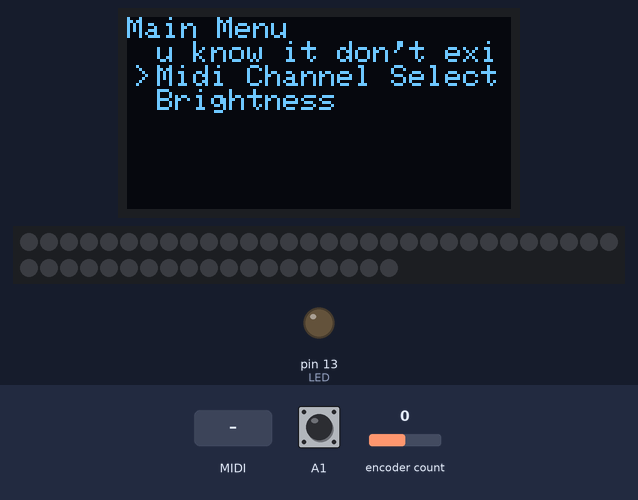
A sketch run on a simulated Arduino Uno, built with avr-gcc and run on an emulated ATmega328P. Shown: 128×64 one-colour display, 49 RGB LEDs in strip order, left to right, continuing on the next row, output pins drawn as LEDs (lit = HIGH). Inputs (shaded band) come from the test bench; at power-on: A1 HIGH, encoder count 0. MIDI output is not drawn.

Above: at 1.3 s.
1.4 s: A1 pulled LOW for 0.15 s
At 2.9 s:
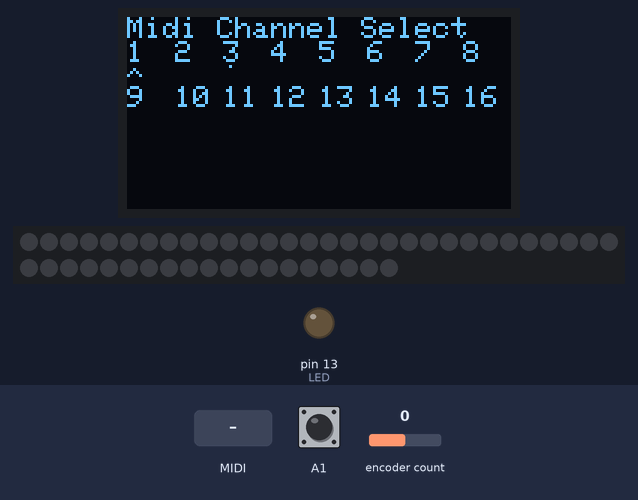
3.6 s: MIDI note 36 received
At 3.75 s:
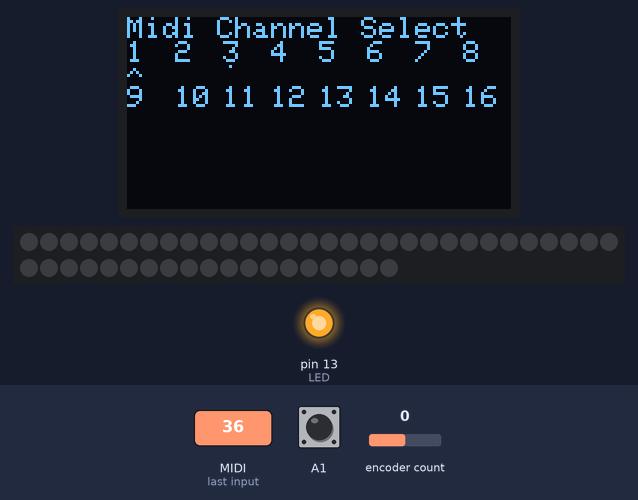
5.4 s: encoder count set to 1
At 5.9 s:
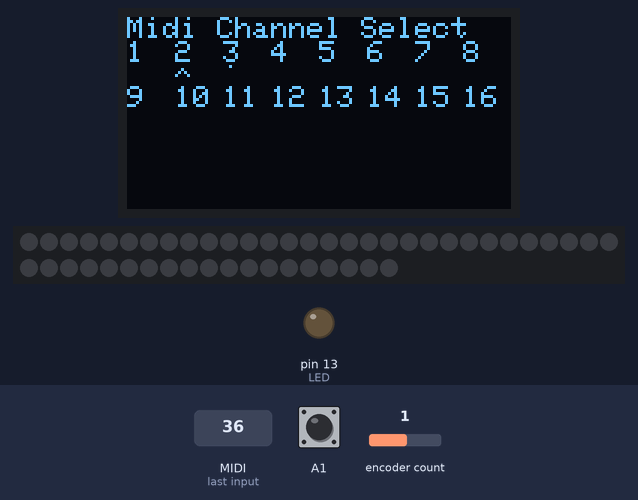
6.9 s: MIDI note 48 received
At 7.05 s:
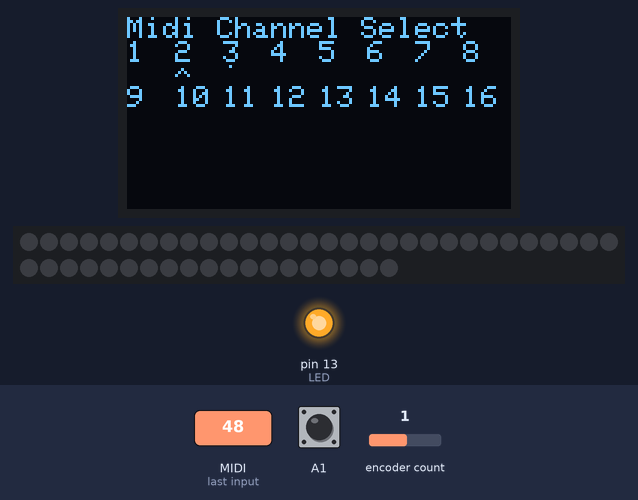
8.7 s: A1 pulled LOW for 1 s
At 10.9 s:
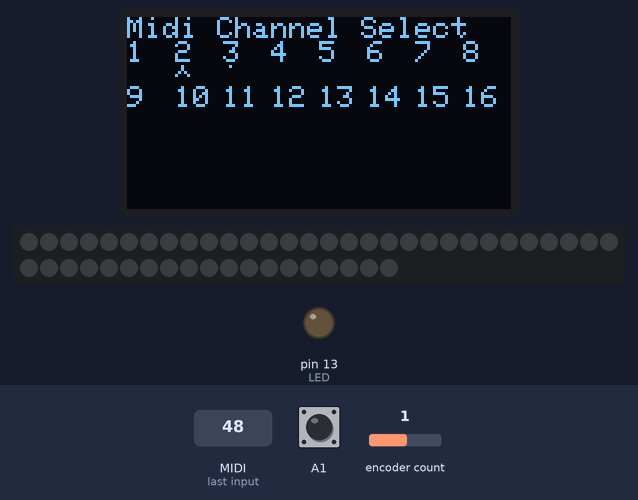
11.8 s: encoder count set to 2
Timing chart, 0 to 14.3 s (numbered marks = the images above; inputs shaded):
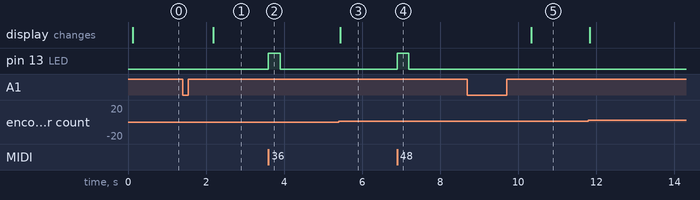

The sketch:

midimonitor.ino
```cpp
#include <MIDI.h>

#include <FastLED.h>

#include <Wire.h>
#include <Adafruit_SSD1306.h>
#include <Adafruit_GFX.h>

#include <ClickEncoder.h>
#include <TimerOne.h>

// Create and bind the MIDI interface to the default hardware Serial port
MIDI_CREATE_DEFAULT_INSTANCE();
#define LED 13           // LED pin on Arduino Uno

#define LED_STRIP_PIN 2
#define NUM_LEDS 49

CRGB leds[NUM_LEDS];


// OLED display TWI address
#define OLED_ADDR   0x3C

Adafruit_SSD1306 display(-1);


ClickEncoder *encoder;
int16_t encoderIncrement;
int16_t last, midiChannelSelect;
byte lastNote, note;

byte currentMenuIndex, currentMenuDepth;
byte ledBrightness = 12;

void timerIsr() {
  encoder->service();
}

int16_t midiChannels;


//class StringName{
//    public:
//        StringName(const String &var): mem_var(var){}
//        String mem_var;
//};
//StringName midiChannelSelectMenu("sdf");

//class CharName{
//    public:
//        CharName(const char var[]): mem_var(var){}
//        char mem_var;
//};
//CharName name("Sample Text");

//class Number{
//    public:
//        Number(int var): mem_var(var){}
//        byte mem_var;
//};
//Number numberInstance(1231);


// typedef function<double(double,double)> myFunctionType
//typedef int myFunctionType;
//typedef void signal_handler(int);
//void bar() {}
//signal_handler foo(int whatever) {
//    //return bar();
//    //return [a](int a) {};
//    return void *
//}


// Base class
class MenuItem {
  public:
    //MenuItem(char x){name=x;}
    //MenuItem(String x)
    //  : name(x)
    //  {}
    //String name;

    //MenuItem(const char var[]): name(var){}
    //MenuItem(char* &var): name(var){} // Don't know what & does
    //MenuItem(void fn): fo(var){}
    MenuItem(char* var): name(var){}
    //MenuItem(char* var) {
    //  dummyVal = 3;
    //  name = var;
    //}
    //MenuItem(byte len) {
    //  dummyVal = len;
    //  name = "byte const";
    //}
    char *name;
    byte dummyVal = 0;

    virtual void displayBody() {
      display.setCursor(10, 10);
      display.print("No Menu To Display");
      display.setCursor(10, 20);
      display.print(dummyVal);
      //int a = 1;
      //[a](int a) {display.clearDisplay();  };
    }

    void displayTitle() {
      display.setCursor(0, 0);
      display.print(name);
    }
    void displayMenu() {
      display.clearDisplay();
      displayTitle();
      displayBody();
      display.display();
    }
    virtual void handleSingleClick() {
      currentMenuDepth = 0;
      displayMainMenu();
    }
    //virtual void handleValueChange(int16_t updateVal) = 0;  // Makes abstract
    virtual void handleValueChange(int16_t updateVal) {
      dummyVal += updateVal;
      displayMenu();
    }

  protected:
    int someProtectedthing = 0;
};

class MidiMenu : public MenuItem {
    public:
    MidiMenu(char* var): MenuItem(var){}
    void handleValueChange(int16_t updateVal) override {
      midiChannelSelect += updateVal + 16; // Extra 16 is to avoid negative numbers
      midiChannelSelect %= 16;
      displayMenu();
    }
    void handleSingleClick(){
      midiChannels = midiChannels ^ 1 << midiChannelSelect;
      displayMenu();
    }

    void displayBody() override {

      //display.clearDisplay();
      //display.setCursor(0, 0);
      //display.print("Midi Channel ");
      //  display.print(midiChannels & value);

      int channelX;
      int channelY;
      bool thisMidiChannelisOn;

      for (int i = 1; i <= 16; i++) {
        channelX = ((i - 1) % 8) * 16;
        channelY = 8 + ((i - 1) / 8) * 15;
        display.setCursor(channelX, channelY);
        display.print(i);
        thisMidiChannelisOn = midiChannels & (1 << (i - 1));
        // // Debug printing
        // if (i == midiChannelSelect) {
        //   display.setCursor(110, 0);
        //   display.print(thisMidiChannelisOn);
        // }
        if (thisMidiChannelisOn) {
          display.drawPixel(channelX + 2, channelY + 8, WHITE);
        }
      }

      display.setCursor((midiChannelSelect * 16) % 128, 16 + 1);
      if (midiChannelSelect < 8) {
        display.print('^');
      } else {
        display.print('v');
      }

      //  display.print(encoder->getAccelerationEnabled() ? "on " : "off");
      //display.display();
    }
};
class BrightnessMenu : public MenuItem {
    public:
    BrightnessMenu(char* var): MenuItem(var){}
    void handleValueChange(int16_t updateVal) override {
      ledBrightness += updateVal;
      if(ledBrightness < 1) ledBrightness = 1;
      if(ledBrightness > 15) ledBrightness = 15;
      displayMenu();
    }
    //void handleSingleClick(){
    //  midiChannels = midiChannels ^ 1 << midiChannelSelect;
    //  displayMenu();
    //}

    void displayBody() override {
      display.setCursor(10, 10);
      display.print(ledBrightness);
    }
};

//char* debugPointerString = "char pointer thing";
//char debugArrayString[] = "char array thing";

MidiMenu midiChannelSelectMenu("Midi Channel Select");
BrightnessMenu brightnessMenu("Brightness");
MenuItem FakeMenu2("Fake menu 2");
MenuItem FakeMenu3("u know it don't exi");
//double d = 24;
//MenuItem FakeMenu3(d);


//class midiChannelSelectMenu: public MenuItem {
//  public:
//    String getName() {return "Midi Channel Select";};
//    void displayBody() {
//      display.setCursor(10, 10);
//      display.print(" do the midi thing");
//    }
//};
//class FakeMenu1: public MenuItem {
//  public:
//    String getName() {return "Fake, the first";};
//    void displayBody() {
//      display.setCursor(10, 10);
//      display.print(" do the fake thing");
//    }
//};
//class FakeMenu2: public MenuItem {
//  public:
//    String getName() {return "Fake menu 2";};
//    void displayBody() {
//      display.setCursor(10, 10);
//      display.print(" do the two thing");
//    }
//};
//class FakeMenu3: public MenuItem {
//  public:
//    String getName() {return "u know it don't exist";};
//    void displayBody() {
//      display.setCursor(10, 10);
//      display.print(" do the don't exist thing");
//    }
//};


void displayAccelerationStatus() {
  display.clearDisplay();
  display.setCursor(19, 1);
  display.print("Acceleration ");
  display.print(encoder->getAccelerationEnabled() ? "on " : "off");
  display.display();
}
void MyHandleNoteOff(byte channel, byte pitch, byte velocity) {
  digitalWrite(LED, LOW); //Turn LED off
  note = pitch;
  leds[note % NUM_LEDS] = 0;
  FastLED.show();
}

void MyHandleNoteOn(byte channel, byte pitch, byte velocity) {

  digitalWrite(LED, HIGH); //Turn LED on

  // is this fine to have bool declaration inside this func?
  bool thisMidiChannelisOn = midiChannels & (1 << (channel - 1));

  if (thisMidiChannelisOn) {

    leds[pitch % NUM_LEDS] = CRGB(
    16*ledBrightness*((channel+0)%3),
    16*ledBrightness*((channel+1)%3),
    16*ledBrightness*((channel+2)%3)
    );
    FastLED.show();

    ////TODO: move this to a menu
    //display.clearDisplay();
    ////last = value;
    //display.setCursor(10, 1);
    //display.print("Note Value: ");
    ////  displayNoteValue(pitch, velocity);
  }

}

void displayNoteValue(byte note, byte velocity) {
  if (note % 11 == 0) {
    display.println("A ");
  } else if (note % 11 == 1) {
    display.println("Bb");
  } else if (note % 11 == 2) {
    display.println("B ");
  } else if (note % 11 == 3) {
    display.println("C ");
  } else if (note % 11 == 4) {
    display.println("Db");
  } else if (note % 11 == 5) {
    display.println("D ");
  } else if (note % 11 == 6) {
    display.println("Eb");
  } else if (note % 11 == 7) {
    display.println("E ");
  } else if (note % 11 == 8) {
    display.println("F ");
  } else if (note % 11 == 9) {
    display.println("G ");
  } else if (note % 11 == 10) {
    display.println("Ab");
  }
  display.setCursor(10, 20);
  display.print("Velocity Value: ");
  display.println(velocity);
  display.display();
}


void testRGB() {
  leds[0] = CRGB(255, 0, 0);
  leds[1] = CRGB(0, 255, 0);
  leds[2] = CRGB(0, 0, 255);
  FastLED.setBrightness(ledBrightness);
  FastLED.show();
  //  for (int i=0; i<NUM_LEDS; i++){
  //    leds[i] = CRGB(0, 255 - 4*i, 4*i );
  //    FastLED.setBrightness(2*i);
  //    FastLED.show();
  //    delay(150);
  //  }
  //  // Turn lights from blue to magenta from right to left
  //  for (int i=NUM_LEDS; i>=0; i--){
  //    leds[i] = CRGB(4*i,0 , 255-4*i);
  //    FastLED.setBrightness(16-2*i);
  //    FastLED.show();
  //    delay(150);
  //  }
}

// byte lastMenuItem, lastMenuDepth;
// bool anyMenuChanged, menuItemChanged, menuDepthChanged;
const int menuLength = 4;
byte menuItemIndex;

const MenuItem *menuObjects[menuLength] = {
  &midiChannelSelectMenu,
  &brightnessMenu,
  &FakeMenu2,
  &FakeMenu3,
};

void test1() {
  display.print("prntfn1");
}

void (*(exampleOfFnArray[1]))() = {
  test1,
  //test2,
};

void displayMainMenu(){

  // menuItemChanged = currentMenuIndex != lastMenuItem;
  // menuDepthChanged = currentMenuDepth != lastMenuDepth;
  // anyMenuChanged = menuItemChanged | menuDepthChanged;
  // if (anyMenuChanged) {
  //   return;
  // }

  if (currentMenuDepth > 0) {
    display.clearDisplay();
    display.setCursor(0, 0);
    display.print("Note Display");
  } else {
    display.clearDisplay();
    display.setCursor(0, 0);
    display.print("Main Menu");

    display.setCursor(2, 8*2);
    display.print(">");

    for (int i = 0; i <= 2; i++) {
      display.setCursor(10, (i+1)*8);
      menuItemIndex = (currentMenuIndex+i-1+menuLength) % menuLength;
      display.print(menuObjects[menuItemIndex]->name);
    }
  }

  display.display();

}
void initializeOled() {
  // initialize and clear display
  display.begin(SSD1306_SWITCHCAPVCC, OLED_ADDR);
  display.clearDisplay();
  display.display();

  // display a pixel in each corner of the screen
  display.drawPixel(0, 0, WHITE);
  display.drawPixel(127, 0, WHITE);
  display.drawPixel(0, 31, WHITE);
  display.drawPixel(127, 31, WHITE);

  // display a line of text
  display.setTextSize(1);
  display.setTextColor(WHITE);

  display.display();
}

void handleAccelerationChange(){

  display.println("ClickEncoder::DoubleClicked");
  encoder->setAccelerationEnabled(!encoder->getAccelerationEnabled());
  display.print("  Acceleration is ");
  display.println((encoder->getAccelerationEnabled()) ? "enabled" : "disabled");
  displayAccelerationStatus();
}


void handelEncoderInput() {
  encoderIncrement = encoder->getValue();
  if (encoderIncrement != 0){
    if (currentMenuDepth == 0){
      currentMenuIndex += encoderIncrement;
      currentMenuIndex %= menuLength;
      displayMainMenu();
    } else {
      menuObjects[currentMenuIndex]->handleValueChange(encoderIncrement);
    }
  }


  ClickEncoder::Button b = encoder->getButton();
  if (b != ClickEncoder::Open) {
    display.print("Button: ");
    #define VERBOSECASE(label) case label: display.println(#label); break;
    switch (b) {
        VERBOSECASE(ClickEncoder::Pressed);
        VERBOSECASE(ClickEncoder::Held)
        VERBOSECASE(ClickEncoder::Released)
      case ClickEncoder::Clicked:
        if (currentMenuDepth == 0){
          currentMenuDepth = 1;
          menuObjects[currentMenuIndex]->displayMenu();
        } else if(true) {
          menuObjects[currentMenuIndex]->handleSingleClick();
        }
        break;
      case ClickEncoder::DoubleClicked:
        handleAccelerationChange();
        break;
    }
  }
}

void setup() {
  initializeOled();

  // Initialize Menu
  currentMenuIndex = 0;
  currentMenuDepth = 0;
  displayMainMenu();

  FastLED.addLeds<WS2812, LED_STRIP_PIN, GRB>(leds, NUM_LEDS);
  FastLED.setMaxPowerInVoltsAndMilliamps(5, 10); // 500ma is probably the max?
  FastLED.clear();
  FastLED.setBrightness(ledBrightness); // TODO: make this a menu item
  FastLED.show();


  pinMode(LED, OUTPUT);
  MIDI.begin(MIDI_CHANNEL_OMNI);          // Launch MIDI and listen to channel 4

  MIDI.setHandleNoteOn(MyHandleNoteOn); // This is important!! This command
  // tells the Midi Library which function I want called when a Note ON command
  // is received. in this case it's "MyHandleNoteOn".
  MIDI.setHandleNoteOff(MyHandleNoteOff);
  midiChannels = 1 << (3 - 1);


  // Encoder init
  //  Serial.begin(9600);
  encoder = new ClickEncoder(A0, A2, A1, 4);
  Timer1.initialize(100);
  Timer1.attachInterrupt(timerIsr);
  last = -1;

}

void loop() {
  // put your main code here, to run repeatedly:

  // test_rgb()

  MIDI.read();


  handelEncoderInput();

  // value += encoder->getValue();

  //  value += 1;
  //  if (value != last) {
  //    display.clearDisplay();
  //    last = value;
  //    display.setCursor(10,1);
  //    display.print("Encoder Value: ");
  //    display.println(value);
  //    display.display();
  //    displayMidiChannelMenu();
  //  }

  //  if (note != lastNote) {
  //    display.clearDisplay();
  //    last = value;
  //    display.setCursor(10,1);
  //    display.print("Note Value: ");
  //    display.println(note);
  //    display.display();
  //  }

}
```

Measured:
- after the input at 1.4 s, the display: changes after 0.78 s (image 1)
- after the input at 3.6 s, pin 13 (LED): LOW → HIGH at once, → LOW 0.30 s later
- after the input at 5.4 s, the display: changes at once (image 3)
- after the input at 6.9 s, pin 13 (LED): LOW → HIGH at once, → LOW 0.30 s later
- after the input at 8.7 s, the display: changes after 1.6 s (image 5)
